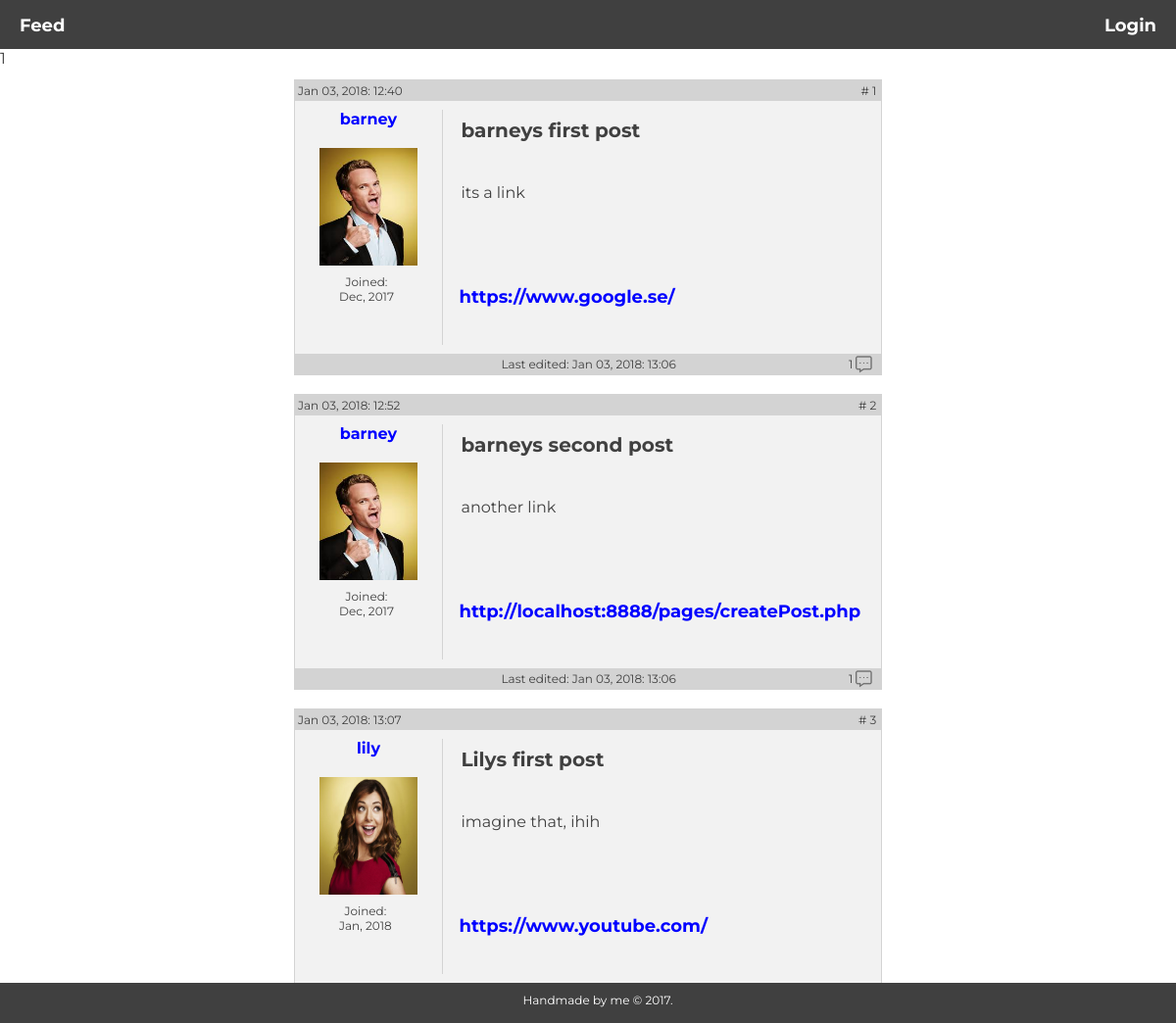
Page /pages/feed.php on the committed database.
### tables this page shows
CREATE TABLE "posts" (
        `id`       INTEGER NOT NULL,
        `post_id`       INTEGER NOT NULL PRIMARY KEY AUTOINCREMENT UNIQUE,
        `title` VARCHAR NOT NULL,
        `description`   VARCHAR NOT NULL,
        `url`   VARCHAR NOT NULL,
        `posted`      VARCHAR,
        `up_vote` INTEGER,
        `down_vote` INTEGER,
        `edited`     VARCHAR
);

CREATE TABLE "users" (
        `id`    INTEGER NOT NULL PRIMARY KEY AUTOINCREMENT UNIQUE,
        `name`  VARCHAR NOT NULL,
        `username`      VARCHAR NOT NULL UNIQUE,
        `email` VARCHAR NOT NULL,
        `password`      VARCHAR NOT NULL,
        `biography`     VARCHAR NOT NULL,
        `img`           VARCHAR,
        `joined`   VARCHAR
);

### logic/feed.php (called while the page is built, shortened)
<?php
   $query = "SELECT * FROM posts LEFT JOIN users ON posts.id=users.id";
   $statement = $pdo->query($query);
   $statement->execute();
   $joined = $statement->fetchAll(PDO::FETCH_ASSOC);

### pages/feed.php (the view, shortened to what this page needs)
<?php
require __DIR__.'../../views/header.php';
require __DIR__.'/../logic/feed.php';
$test = "SELECT COUNT(*) FROM comments WHERE post_id = :postId";
$statement = $pdo->prepare($test);
$statement->bindParam(':postId', $join['post_id'], PDO::PARAM_STR);
$statement->execute();
$tester = $statement->fetchAll(PDO::FETCH_ASSOC);
foreach($tester as $testy){}
echo (int)$testy;
?>
<div class="post">
   <?php foreach($joined as $join): ?>
      <div class="post-content">
         <div class="post-header">
            <div class="post-id">
               # <?php echo $join['post_id']; ?>
            </div>
            <div class="post-time">
               <?php echo $join['posted']; ?>
            </div>
         </div>
         <br>
         <div class="side-info">
            <a href="<?php echo $join['username']; ?>" class="img-url"><?php echo $join['username']; ?></a>
            <br>
            <?php echo '<img src="../uploads/'. $join['img']. '" class="avatar-img">'; ?>
            <br>
            <div class="member">Joined: <br>
               <?php echo $join['joined']; ?>
            </div>
         </div>
         <div class="post-title">
            <h2><?php echo $join['title']; ?></h2>
         </div>
         <br>
         <div class="post-description">
            <?php echo $join['description']; ?>
         </div>
         <div class="post-url">
            <a href="<?php echo $join['url']; ?>" class="img-url"><?php echo substr($join['url'], 0, 100); ?></a>
         </div>
            <div class="post-footer">
               <?php echo 'Last edited: '. $join['edited']; ?>
            <div class="number-comments"><?php echo (int)$testy; ?></div>
            <a href="comment.php?id=<?php echo $join['post_id'] ?>" class="comment-btn"></a>
            </div>
      </div>
      <br>
   <?php endforeach; ?>
</div>
<?php require __DIR__.'../../views/footer.php'; ?>

### views/header.php (shortened to what this page needs)
<!DOCTYPE html>
<html lang="en">
<head>
    <link rel="stylesheet" href="../css/main.css">
</head>
<body>
    <?php require __DIR__.'/navigation.php'; ?>

### views/navigation.php (shortened to what this page needs)
<?php $id = $_SESSION; ?>
<div class="nav-wrapper">
   <div class="navbar-left">
      <a href="../pages/feed.php">Feed</a>
   </div>
   <?php if (isset($_SESSION['user'])): ?>
      <?php foreach($id as $user):?>
      <div class="navbar-right">
         <a href="/pages/profile.php"><?php echo $user['username']; ?></a>
      <?php endforeach; ?>
         <a href="/app/auth/logout.php"><?php echo "Logout"; ?></a>
      </div>
      <div class="navbar-left">
         <a href="/pages/createPost.php">Create Post</a>
      </div>
   <?php else: ?>
      <div class="navbar-right">
         <a href="/pages/login.php"><?php echo "Login"; ?></a>
      </div>
   <?php endif; ?>
</div>

### views/footer.php (shortened to what this page needs)
    <footer>Handmade by me © 2017.</footer>
</body>
</html>

### css/main.css (style rules this page uses)
* { margin: 0px; font-family: Montserrat; }
body { color: #404040; background-color: white; }
a { text-decoration: none; outline: none; margin: 20px; color: white; font-weight: bold; }
h2 { font-size: 20px; }
footer { background-color: #404040; color: white; position: fixed; bottom: 0%; height: 2%; width: 100%; padding: 10px; text-align: center; font-size: 12px; }
.nav-wrapper { position: relative; background-color: #404040; color: white; width: 100%; height: 35px; padding-top: 15px; font-size: 18px; }
.navbar-left { float: left; }
.navbar-right { float: right; }
.number-comments { position: absolute; top: 13%; right: 5%; }
.comment-btn { position: absolute; bottom: -90%; right: -2%; background-image: url("../img/comment.png"); background-size: cover; background-size: 100%; background-color: transparent; height: 20px; width: 20px; cursor: pointer; border: none; opacity: 0.5; outline: none; }
.avatar-img { width: 100px; height: 120px; margin-top: 20px; }
.side-info { position: absolute; top: 10%; text-align: center; border-right: 1px solid lightgrey; height: 80%; width: 150px; }
.member { position: absolute; top: 70%; left: 30%; font-size: 12px; color: #404040; }
.img-url { color: blue; margin: 0px; }
.post-header { position: absolute; top: 0%; width: 99.2%; background-color: lightgrey; height: 15px; padding: 3px; }
.post-footer { position: absolute; bottom: 0%; width: 99.2%; background-color: lightgrey; height: 15px; padding: 3px; font-size: 12px; text-align: center; }
.post-id { position: absolute; right: 1%; font-size: 12px; }
.post-time { position: absolute; font-size: 12px; }
.post { position: absolute; width: 50%; left: 25%; margin-top: 12px; margin-bottom: 100px; }
.post-content { position: relative; height: 300px; border: 1px solid lightgrey; background-color: #f2f2f2; padding-right: 20px; }
.post-title { position: absolute; left: 25%; margin-top: 20px; margin-left: 20px; }
.post-url { position: absolute; left: 28%; top: 70%; font-size: 22px; color: blue; width: 100px; font-size: 18px; }
.post-description { position: absolute; left: 25%; top: 35%; margin-left: 20px; font-size: 16px; }
img { width: 158px; height: 198px; }

### rows in the picture
posts: post_id "1", posted "Jan 03, 2018: 12:40", users.username "barney", users.img (picture), users.joined "Dec, 2017", title "barneys first post", description "its a link", url "https://www.google.se/", edited "Jan 03, 2018: 13:06"
posts: post_id "2", posted "Jan 03, 2018: 12:52", users.username "barney", users.img (picture), users.joined "Dec, 2017", title "barneys second post", description "another link", url "http://localhost:8888/pages/createPost.php", edited "Jan 03, 2018: 13:06"
posts: post_id "3", posted "Jan 03, 2018: 13:07", users.username "lily", users.img (picture), users.joined "Jan, 2018", title "Lilys first post", description "imagine that, ihih", url "https://www.youtube.com/"

### other values in the picture
$testy "1"
